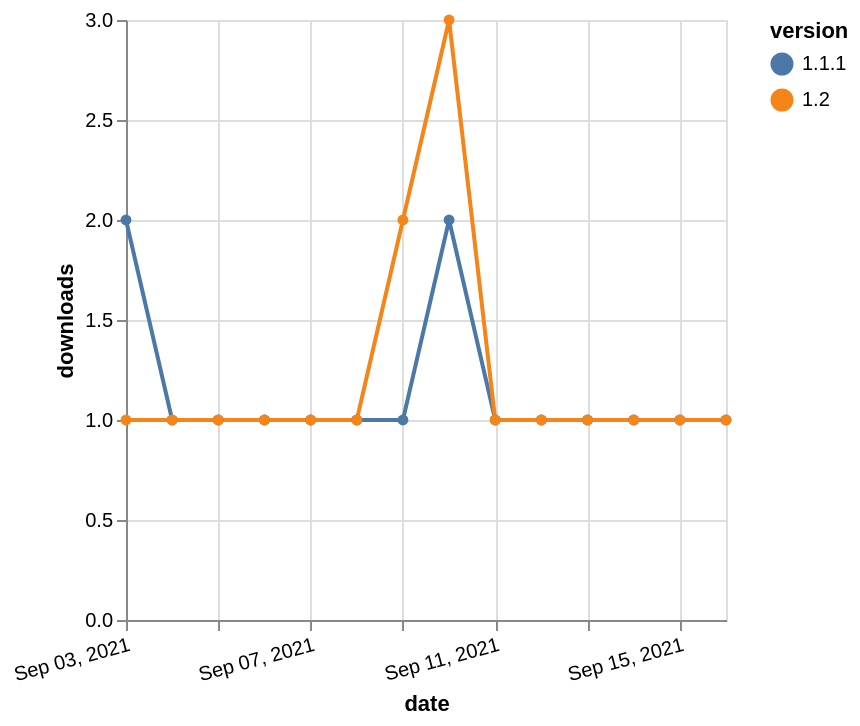

Here is the Vega-Lite specification saved for this chart:
### Vega-Lite specification from a JSON file in a GitHub repository (floating-point values rounded to 4 significant figures)
{"$schema": "https://vega.github.io/schema/vega-lite/v5.json", "description": "A simple bar chart with embedded data.", "data": {"values": [{"date": "2021-09-03", "total": 258, "delta": 2, "version": "1.1.1"}, {"date": "2021-09-04", "total": 259, "delta": 1, "version": "1.1.1"}, {"date": "2021-09-05", "total": 260, "delta": 1, "version": "1.1.1"}, {"date": "2021-09-06", "total": 261, "delta": 1, "version": "1.1.1"}, {"date": "2021-09-07", "total": 262, "delta": 1, "version": "1.1.1"}, {"date": "2021-09-08", "total": 263, "delta": 1, "version": "1.1.1"}, {"date": "2021-09-09", "total": 264, "delta": 1, "version": "1.1.1"}, {"date": "2021-09-10", "total": 266, "delta": 2, "version": "1.1.1"}, {"date": "2021-09-11", "total": 267, "delta": 1, "version": "1.1.1"}, {"date": "2021-09-12", "total": 268, "delta": 1, "version": "1.1.1"}, {"date": "2021-09-13", "total": 269, "delta": 1, "version": "1.1.1"}, {"date": "2021-09-14", "total": 270, "delta": 1, "version": "1.1.1"}, {"date": "2021-09-15", "total": 271, "delta": 1, "version": "1.1.1"}, {"date": "2021-09-16", "total": 272, "delta": 1, "version": "1.1.1"}, {"date": "2021-09-03", "total": 467, "delta": 1, "version": "1.2"}, {"date": "2021-09-04", "total": 468, "delta": 1, "version": "1.2"}, {"date": "2021-09-05", "total": 469, "delta": 1, "version": "1.2"}, {"date": "2021-09-06", "total": 470, "delta": 1, "version": "1.2"}, {"date": "2021-09-07", "total": 471, "delta": 1, "version": "1.2"}, {"date": "2021-09-08", "total": 472, "delta": 1, "version": "1.2"}, {"date": "2021-09-09", "total": 474, "delta": 2, "version": "1.2"}, {"date": "2021-09-10", "total": 477, "delta": 3, "version": "1.2"}, {"date": "2021-09-11", "total": 478, "delta": 1, "version": "1.2"}, {"date": "2021-09-12", "total": 479, "delta": 1, "version": "1.2"}, {"date": "2021-09-13", "total": 480, "delta": 1, "version": "1.2"}, {"date": "2021-09-14", "total": 481, "delta": 1, "version": "1.2"}, {"date": "2021-09-15", "total": 482, "delta": 1, "version": "1.2"}, {"date": "2021-09-16", "total": 483, "delta": 1, "version": "1.2"}]}, "width": "container", "mark": {"type": "line", "point": {"filled": true}}, "encoding": {"x": {"field": "date", "type": "temporal", "timeUnit": "yearmonthdate", "title": "date", "axis": {"labelAngle": -15}}, "y": {"field": "delta", "type": "quantitative", "title": "downloads"}, "color": {"field": "version", "type": "nominal"}, "tooltip": {"field": "delta"}}}
